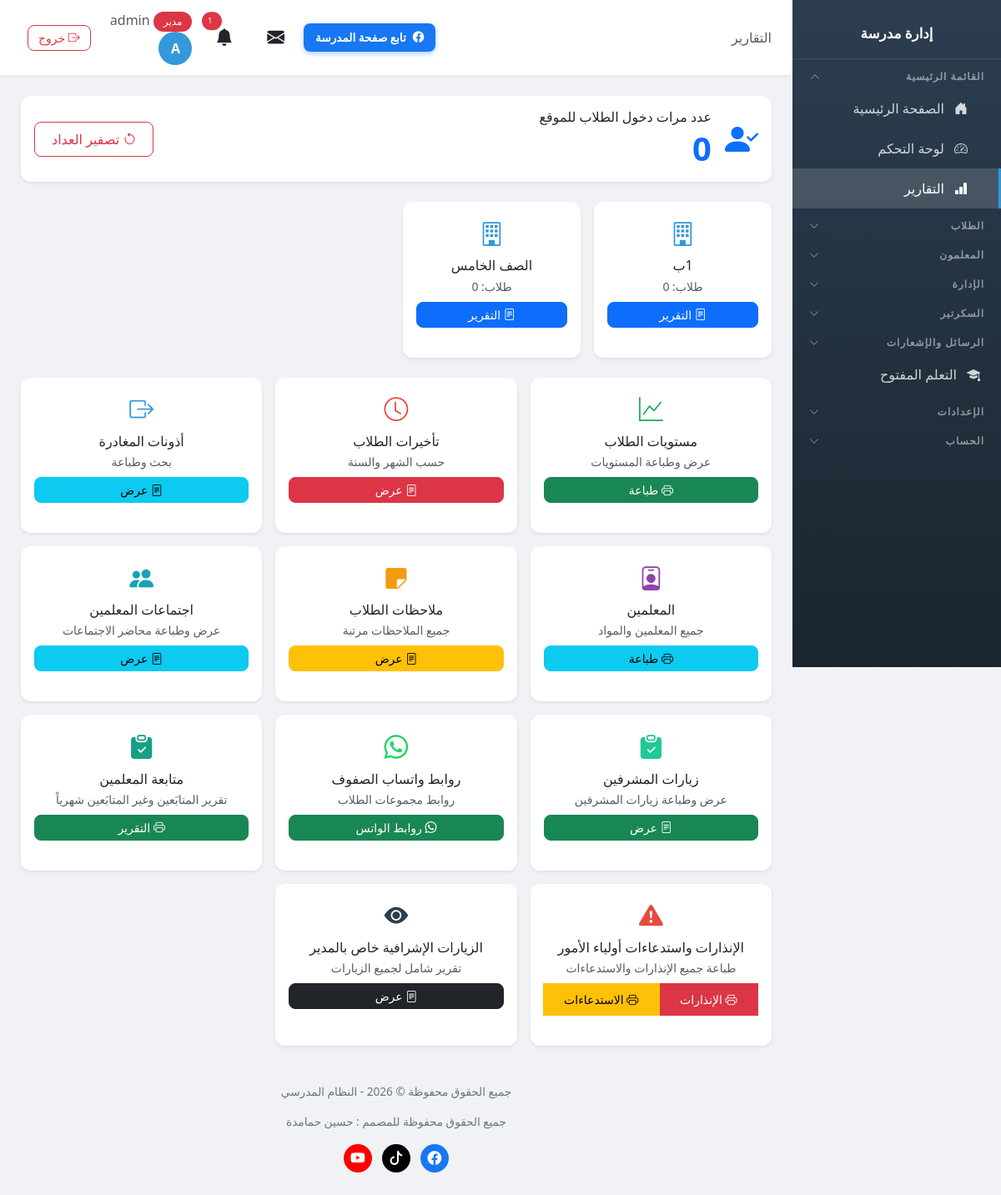
/reports/ (signed in), run on an earlier commit of the app's database.
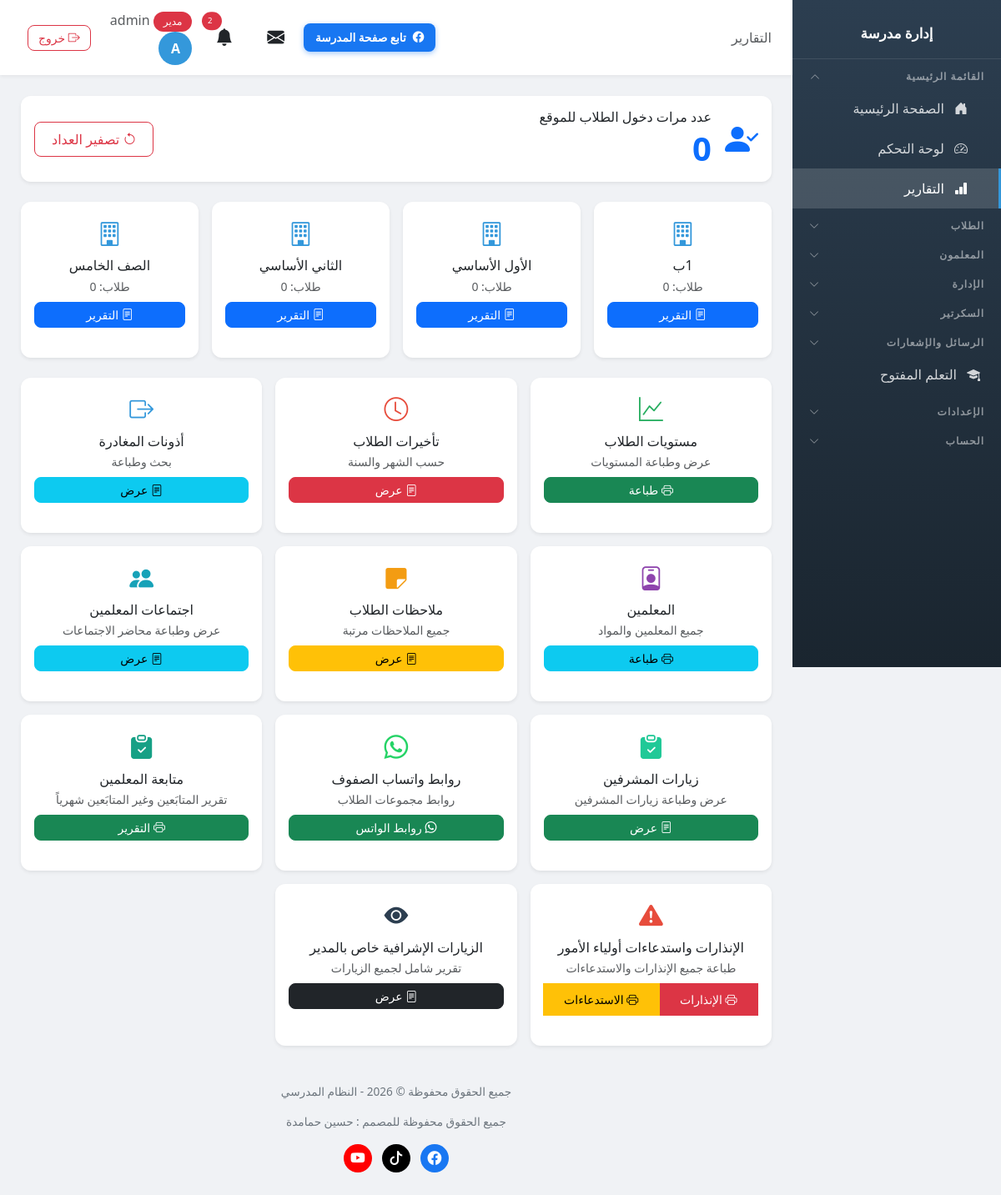
And on a later commit of the database.
### school/models.py (models this page shows, shortened)
class Class(models.Model):
    name = models.CharField('اسم الصف', max_length=100, unique=True)
    guardian = models.OneToOneField('Teacher', on_delete=models.SET_NULL, null=True, blank=True, related_name='guardian_class', verbose_name='مربي الصف')
    class Meta:
        verbose_name = 'صف'
        verbose_name_plural = 'الصفوف'

### school/views.py (the view)
# urls.py: path('reports/', views.reports, name='reports'),
@login_required
def reports(request):
    if request.user.profile.role != 'admin':
        messages.error(request, 'ليس لديك صلاحية للوصول إلى هذه الصفحة')
        return redirect('dashboard')
    classes = Class.objects.all().order_by('name')
    if request.method == 'POST' and request.POST.get('action') == 'reset_login_counter':
        LoginCounter.reset()
        messages.success(request, 'تم تصفير عداد الدخول')
        return redirect('reports')
    login_counter = LoginCounter.get()
    return render(request, 'school/reports.html', {
        'classes': classes,
        'login_counter': login_counter,
    })

### school/models.py (called while the page is built, shortened)
def has_perm(user, module, action):
    if user.profile.role == 'admin':
        return True

    @classmethod
    def get(cls):
        return cls.objects.first() or cls.objects.create()

### school/services.py (called while the page is built, shortened)
def send_visit_reminders():
    try:
        tomorrow = date.today() + timedelta(days=1)
        due = VisitProgram.objects.filter(visit_date=tomorrow, reminder_sent=False).select_related('teacher')
        if not due.exists():
            return
    except Exception as e:
        logger.error(f'خطأ في إرسال تذكيرات الزيارات: {e}')

### templates/school/reports.html (shortened to what the changed rows need)
{% extends 'school/base.html' %}
{% block content %}
<div class="row g-3 mb-4">
    {% for class_obj in classes %}
    <div class="col-md-4 col-lg-3">
        <div class="card border-0 shadow-sm h-100">
            <div class="card-body text-center py-3">
                <i class="bi bi-building" style="font-size: 1.8rem; color: #3498db;"></i>
                <h6 class="mt-2 mb-1">{{ class_obj.name }}</h6>
                <small class="text-muted d-block mb-2">طلاب: {{ class_obj.students.count }}</small>
                <a href="{% url 'class_report' class_obj.id %}" class="btn btn-primary btn-sm w-100"><i class="bi bi-file-text"></i> التقرير</a>
            </div>
        </div>
    </div>
    {% empty %}
    <div class="col-12 text-center text-muted py-4">
        <i class="bi bi-bar-chart" style="font-size: 2rem;"></i>
        <p class="mt-2">لا توجد صفوف</p>
    </div>
    {% endfor %}
</div>
{% endblock %}

### templates/school/base.html (shortened to what the changed rows need)
<!DOCTYPE html>
<html lang="ar" dir="rtl">
<head>
    <link href="https://cdn.jsdelivr.net/npm/bootstrap@5.3.0/dist/css/bootstrap.min.css" rel="stylesheet">
    <link href="https://cdn.jsdelivr.net/npm/bootstrap@5.3.0/dist/css/bootstrap.rtl.min.css" rel="stylesheet">
    <link rel="stylesheet" href="https://cdn.jsdelivr.net/npm/bootstrap-icons@1.11.0/font/bootstrap-icons.css">
    <link href="https://cdn.jsdelivr.net/npm/select2@4.1.0-rc.0/dist/css/select2.min.css" rel="stylesheet" />
    <link href="https://cdn.jsdelivr.net/npm/select2-bootstrap-5-theme@1.3.0/dist/select2-bootstrap-5-theme.rtl.min.css" rel="stylesheet" />
    <link rel="stylesheet" href="https://unpkg.com/leaflet@1.9.4/dist/leaflet.css" />
</head>
<body>
    {% if user.is_authenticated %}
    <div class="main-content">
        <div class="top-bar">
            <div style="display:flex; align-items:center; gap:10px;">
                <div class="user-info">
                <div class="dropdown d-inline-block mx-2" id="notificationBell">
                    <button class="btn btn-link text-reset position-relative p-1" type="button" data-bs-toggle="dropdown" aria-expanded="false" style="font-size: 1.3rem;">
                        <i class="bi bi-bell-fill"></i>
                        {% if unread_notifications_count > 0 %}
                        <span class="position-absolute top-0 start-100 translate-middle badge rounded-pill bg-danger" style="font-size: 0.6rem;">
                            {{ unread_notifications_count }}
                        </span>
                        {% endif %}
                    </button>
                </div>
                </div>
                </div>
            </div>
        <div class="page-content">
            {% block content %}{% endblock %}
        </div>
    </div>
    {% endif %}
</body>
</html>

What changed in the data, as far as the page shows it:
added Class: name "الأول الأساسي", students.count "0"
added Class: name "الثاني الأساسي", students.count "0"
Also different on the page:
{{ unread_notifications_count }}: "1" → "2"
